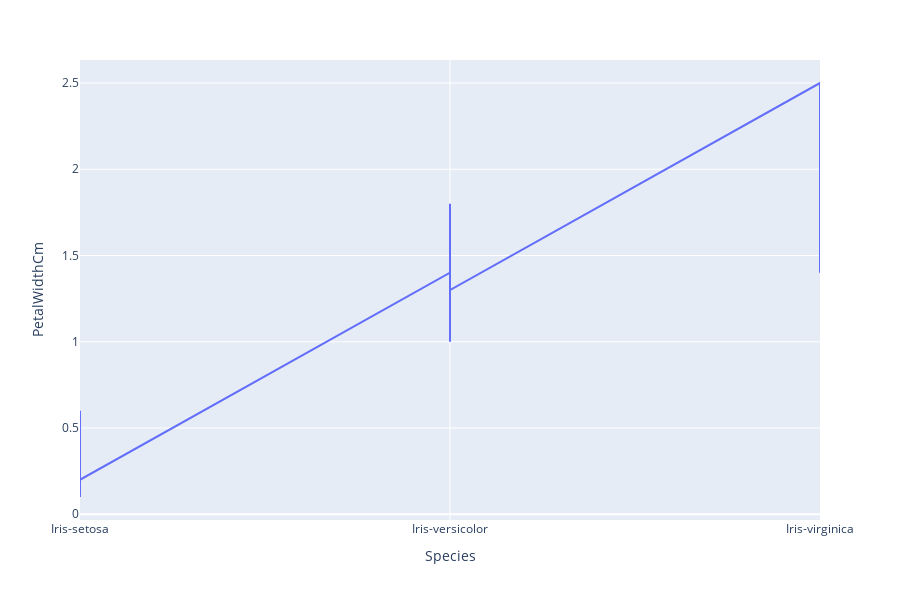

Notebook source saved alongside this figure:
### Code cell
px.line(iris,x='Species',y='PetalWidthCm')

### Figure 1 — Plotly figure (JSON) as saved in the notebook; plotly's stock layout.template omitted (floating-point values rounded to 4 significant figures; data arrays with more than 128 entries replaced by an {"elided": "..."} marker saying what was removed)
{"data": [{"hoverlabel": {"namelength": 0}, "hovertemplate": "Species=%{x}<br>PetalWidthCm=%{y}", "legendgroup": "", "line": {"color": "#636efa", "dash": "solid"}, "mode": "lines", "name": "", "showlegend": false, "type": "scatter", "x": {"elided": "150 str values"}, "xaxis": "x", "y": {"elided": "150 float values"}, "yaxis": "y"}], "layout": {"height": 600, "legend": {"tracegroupgap": 0}, "margin": {"t": 60}, "xaxis": {"anchor": "y", "domain": [0, 1], "title": {"text": "Species"}}, "yaxis": {"anchor": "x", "domain": [0, 1], "title": {"text": "PetalWidthCm"}}}}
